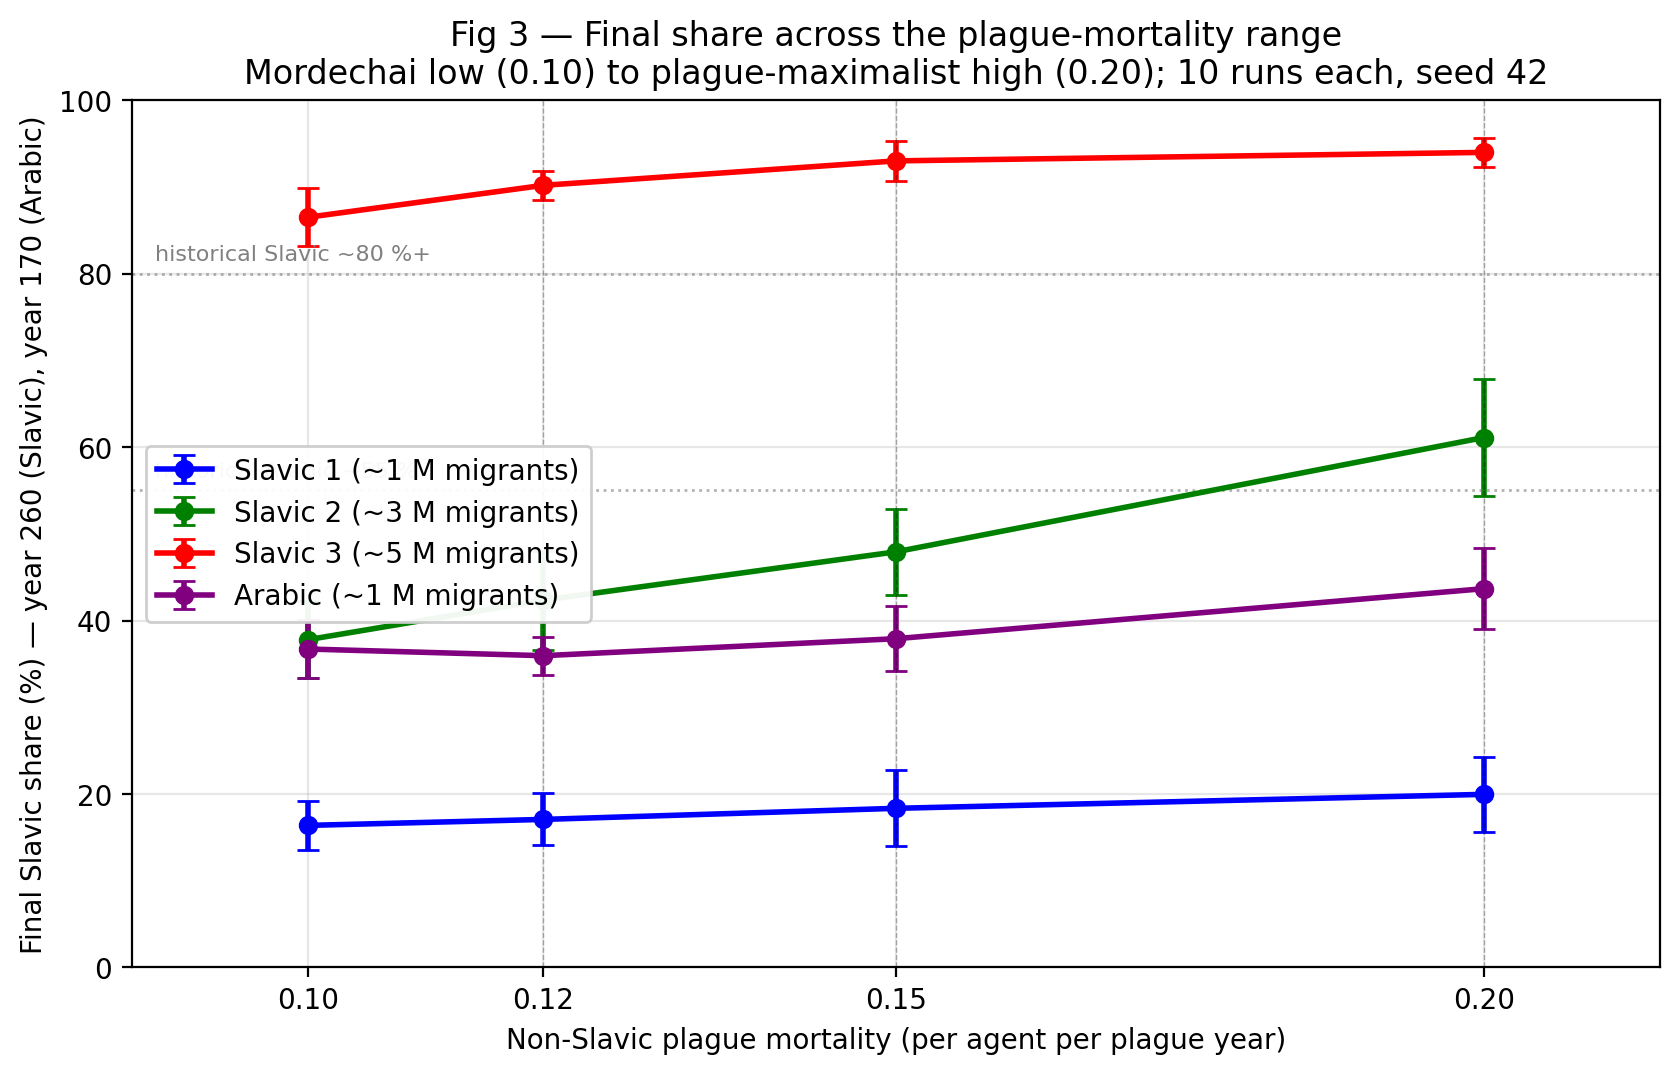

This figure's Python source:
"""Fig 3 — plague-mortality sensitivity sweep robustness panel.

Reads from canonical artefacts at HEAD:
  results_plague_<scenario>_<mortality>.txt (16 files, 4 scenarios x
                                              4 mortality values)
Parses the final-share line from each.

Generates docs/paper/figures/fig3_plague_sweep.{pdf,png}.

Per response5: no simulation calls; figures read from artefacts.
"""
from __future__ import annotations

import re
from pathlib import Path

import matplotlib.pyplot as plt
import numpy as np

REPO_ROOT = Path(__file__).resolve().parents[3]
OUT_DIR = Path(__file__).resolve().parent

SCENARIOS = [
    ("slavic1", "Slavic 1 (~1 M migrants)", "blue"),
    ("slavic2", "Slavic 2 (~3 M migrants)", "green"),
    ("slavic3", "Slavic 3 (~5 M migrants)", "red"),
    ("arabic",  "Arabic (~1 M migrants)",   "purple"),
]
MORTALITIES = [0.10, 0.12, 0.15, 0.20]

FINAL_LINE = re.compile(r"Avg Final Proportion:\s+([\d.]+)%\s+\(\+/-([\d.]+)%\)")


def parse_final(path: Path) -> tuple[float, float]:
    text = path.read_text()
    m = FINAL_LINE.search(text)
    if not m:
        raise ValueError(f"Could not parse final share from {path}")
    return float(m.group(1)), float(m.group(2))


def main() -> None:
    fig, ax = plt.subplots(figsize=(8.5, 5.5))

    for scen, label, color in SCENARIOS:
        means, sds = [], []
        for mort in MORTALITIES:
            mort_str = f"{mort:.2f}"
            path = REPO_ROOT / f"results_plague_{scen}_{mort_str}.txt"
            if not path.exists():
                raise FileNotFoundError(f"Missing canonical artefact: {path}")
            mean, sd = parse_final(path)
            means.append(mean)
            sds.append(sd)
        means_arr = np.array(means)
        sds_arr = np.array(sds)
        x = np.array(MORTALITIES)
        ax.errorbar(
            x, means_arr, yerr=sds_arr, fmt="o-", label=label,
            color=color, linewidth=2, markersize=6, capsize=4
        )

    ax.set_xlabel("Non-Slavic plague mortality (per agent per plague year)")
    ax.set_ylabel("Final Slavic share (%) — year 260 (Slavic), year 170 (Arabic)")
    ax.set_title(
        "Fig 3 — Final share across the plague-mortality range\n"
        "Mordechai low (0.10) to plague-maximalist high (0.20); 10 runs each, seed 42"
    )
    ax.set_ylim(0, 100)
    ax.set_xlim(0.085, 0.215)
    ax.set_xticks(MORTALITIES)
    ax.grid(True, alpha=0.3)
    ax.legend(loc="center left", framealpha=0.95)
    # Reference lines
    ax.axhline(80, color="grey", linestyle=":", linewidth=1, alpha=0.6)
    ax.text(0.087, 81.5, "historical Slavic ~80 %+", fontsize=8, color="grey")
    ax.axhline(55, color="grey", linestyle=":", linewidth=1, alpha=0.6)
    ax.text(0.087, 56.5, "historical Arabic ~55 %", fontsize=8, color="grey")
    # Mark the default mortalities
    for mort, label in [(0.12, "Arabic default"), (0.15, "Slavic 1/2 default"), (0.20, "Slavic 3 default")]:
        ax.axvline(mort, color="black", linestyle="--", linewidth=0.5, alpha=0.3)

    plt.tight_layout()
    for ext in ("pdf", "png"):
        out = OUT_DIR / f"fig3_plague_sweep.{ext}"
        plt.savefig(out, dpi=200, bbox_inches="tight")
        print(f"Wrote {out}")
    plt.close(fig)


if __name__ == "__main__":
    main()
